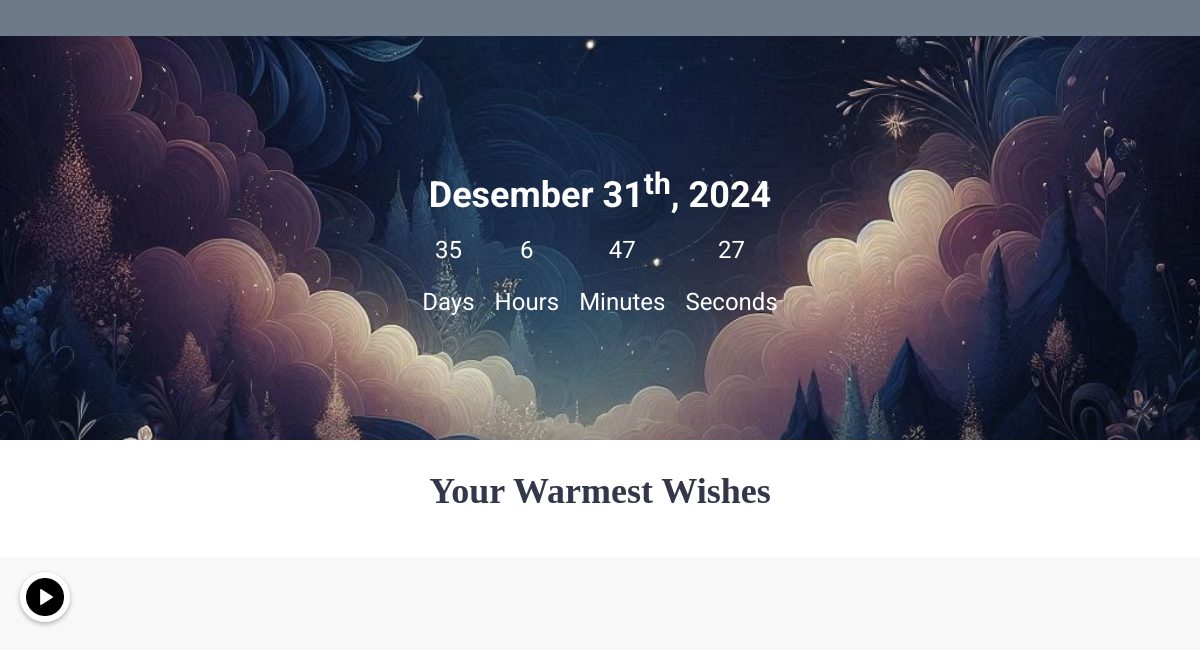
/public/home.php (lower part), run on an earlier commit of the app's database.
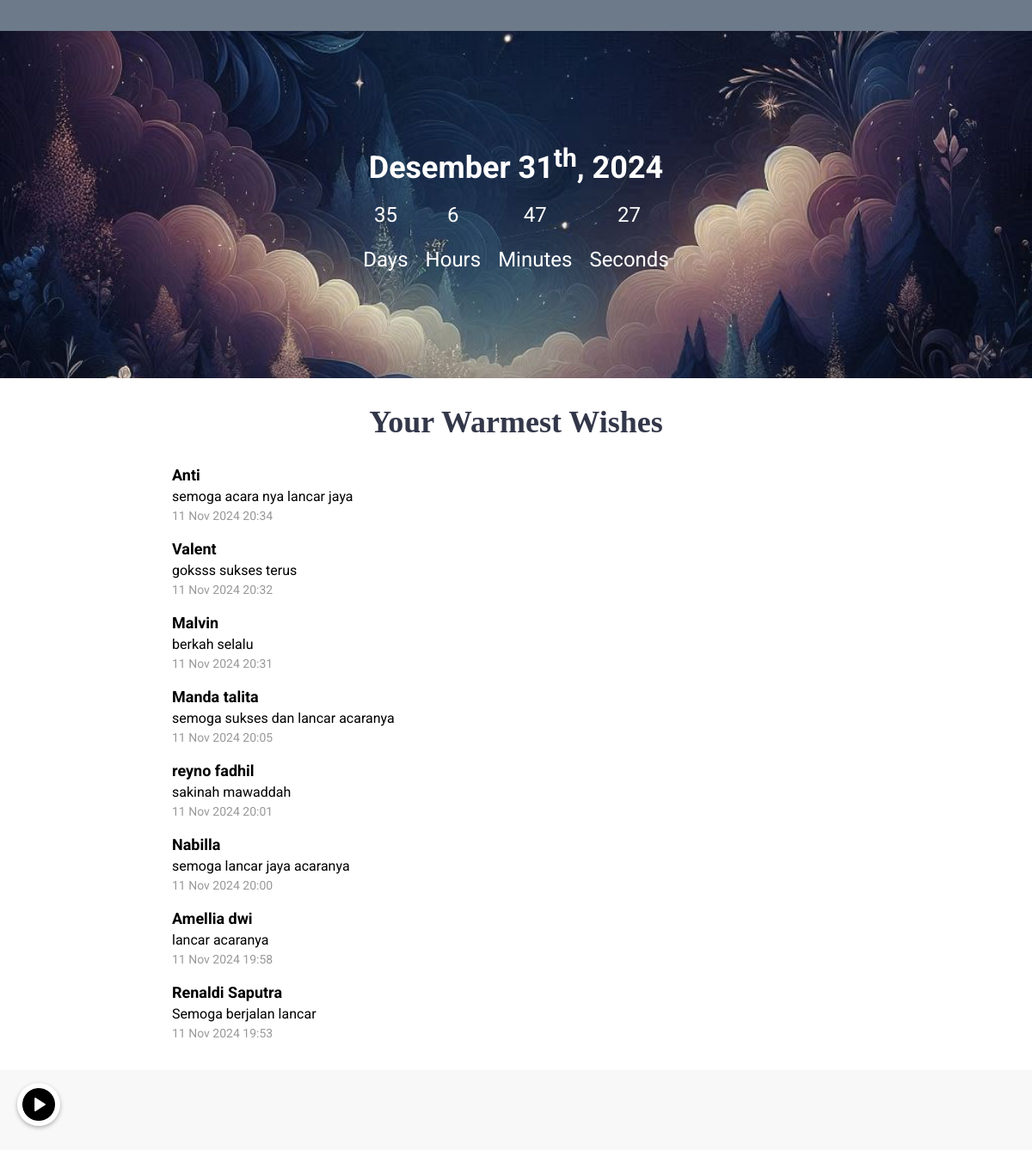
And on a later commit of the database.
### tables this page shows
CREATE TABLE `guests` (
  `id` int(11) NOT NULL,
  `name` varchar(50) NOT NULL,
  `email` varchar(50) NOT NULL,
  `phone` varchar(15) DEFAULT NULL,
  `guests_count` int(11) DEFAULT NULL,
  `notes` text DEFAULT NULL,
  `is_present` tinyint(1) DEFAULT 0,
  `created_at` datetime NOT NULL DEFAULT current_timestamp()
);

### public/home.php (the view, shortened to what this page needs)
<!DOCTYPE html>
<html lang="id">
<head>
  <link rel="stylesheet" href="assets/userUI.css">
  <link rel="stylesheet" href="assets/home.css">
  <link rel="stylesheet" href="style/home-mobile.css">
  <link href="https://cdnjs.cloudflare.com/ajax/libs/font-awesome/5.15.3/css/all.min.css" rel="stylesheet" />
</head>
<body>
  <main>
    <section id="rsvp">
      <article class="rsvp">
      </article>
      <article class="countdown-wrapping countdown">
        <h2>Desember 31<sup>th</sup>, 2024</h2>
        <div class="countdown-timer">
        <div>
            <span id="days">0</span>
            <p>Days</p>
        </div>
        <div>
            <span id="hours">0</span>
            <p>Hours</p>
        </div>
        <div>
            <span id="minutes">0</span>
            <p>Minutes</p>
        </div>
        <div>
            <span id="seconds">0</span>
            <p>Seconds</p>
        </div>
    </div>
      </article>
    </section>
    <section id="comments" class="comments">
      <h1>Your Warmest Wishes</h1>
      <div id="comment-list">
        <?php
        require_once '../Config/db.php';
        $sql = "SELECT * FROM guests ORDER BY created_at DESC";
        $stmt = $pdo->query($sql);
        $comments = $stmt->fetchAll(PDO::FETCH_ASSOC);
        foreach ($comments as $comment) {
          if($comment['notes'] != null){
            echo '<div class="comment">';
            echo '<div class="name">' . htmlspecialchars($comment['name']) . '</div>';
            echo '<div class="text">' . htmlspecialchars($comment['notes']) . '</div>';
            echo '<div class="time">' . date('d M Y H:i', strtotime($comment['created_at'])) . '</div>';
            echo '</div>';
          }else{
            echo "";
          }
        }
        ?>
      </div>
    </section>
    <div class="music-control">
      <button id="play-button" class="music-button">
        <img src="./assets/img/play.png" alt="Play Music">
      </button>
    </div>
  </main>
  <footer></footer>
</body>
</html>

### public/assets/userUI.css (style rules this page uses)
body, html { margin: 0; padding: 0; width: 100%; height: 100%; font-family: "Times New Roman", Times, serif; background-color: #333; color: white; }

### public/assets/home.css (style rules this page uses)
body { margin: 0; font-family: "Roboto", sans-serif; background-color: #f8f8f8; overflow-x: hidden; }
html { scroll-behavior: smooth; }
main { background-color: #ffffff; padding-top: 60px; }
.rsvp { background-color: #6c7a89; color: #fff; text-align: center; padding: 50px 20px; }
.countdown-wrapping { background-image: url("../assets/img/A\ darker\ background.png"); background-size: cover; background-position: center; text-align: center; color: #fff; padding: 100px 20px; }
.countdown-wrapping h2 { font-size: 36px; margin-bottom: 20px; }
.countdown-timer { display: flex; justify-content: center; gap: 20px; font-size: 24px; }
.countdown-timer div { text-align: center; }
.comments { max-width: 800px; margin: 20px auto; padding: 0 20px; }
.comments h1 { font-family: "Georgia", serif; font-size: 36px; text-align: center; margin-bottom: 20px; }
.comment { padding: 10px 0; }
.comments h1 { color: #333749; }
.comment .name { font-weight: bold; font-size: 18px; color: black; }
.comment .time { color: #999; font-size: 14px; }
.comment .text { font-size: 16px; margin: 5px 0; color: black; }
.music-control { position: fixed; bottom: 20px; left: 20px; z-index: 1000; }
.music-button { width: 50px; height: 50px; background-color: rgba(255, 255, 255, 0.8); border: none; border-radius: 50%; box-shadow: 0 2px 5px rgba(0, 0, 0, 0.3); display: flex; justify-content: center; align-items: center; cursor: pointer; margin-bottom: 10px; }
.music-button img { width: 100%; height: auto; }
.comments { padding-bottom: 25px; }
footer { height: 75px; }

What changed in the data, as far as the page shows it:
added guests: name "Anti", notes "semoga acara nya lancar jaya", created_at "11 Nov 2024 20:34"
added guests: name "Valent", notes "goksss sukses terus", created_at "11 Nov 2024 20:32"
added guests: name "Malvin", notes "berkah selalu", created_at "11 Nov 2024 20:31"
added guests: name "Manda talita", notes "semoga sukses dan lancar acaranya", created_at "11 Nov 2024 20:05"
added guests: name "reyno fadhil", notes "sakinah mawaddah", created_at "11 Nov 2024 20:01"
added guests: name "Nabilla", notes "semoga lancar jaya acaranya", created_at "11 Nov 2024 20:00"
added guests: name "Amellia dwi", notes "lancar acaranya", created_at "11 Nov 2024 19:58"
added guests: name "Renaldi Saputra", notes "Semoga berjalan lancar", created_at "11 Nov 2024 19:53"
